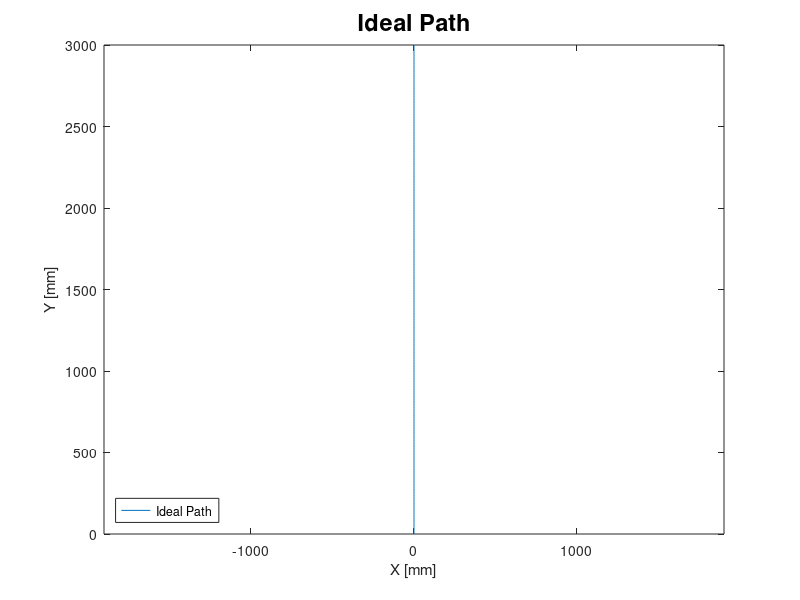
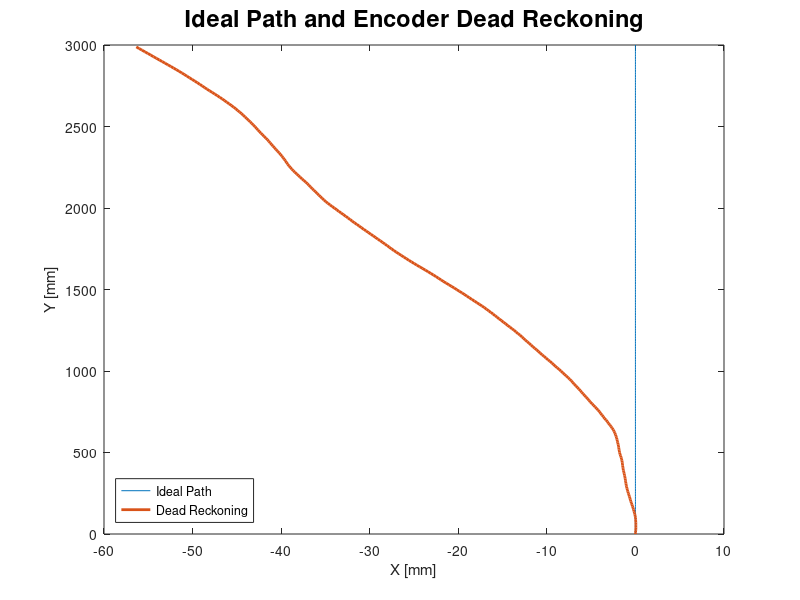
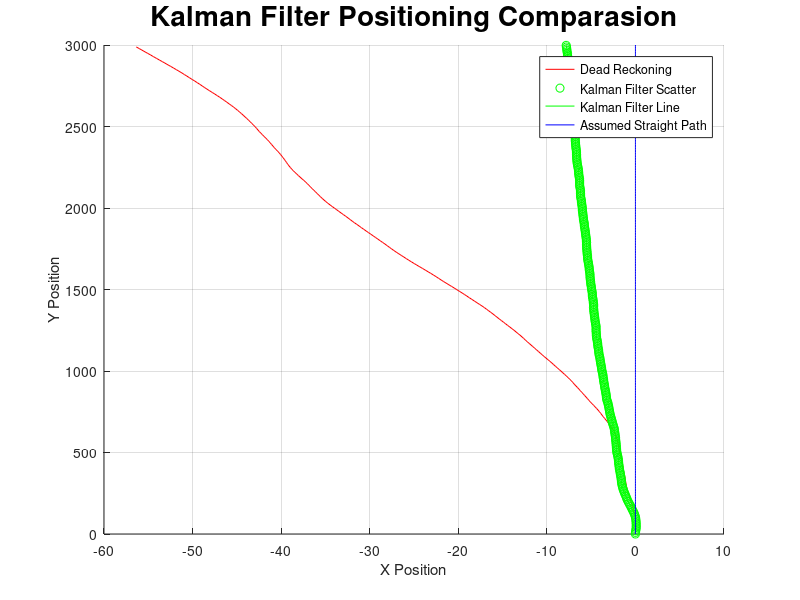

These charts were generated, in order, by the following MATLAB code:
%% Marvelmind iGPS Encoder Kalman Fliter

close all
clear all




%% Variables
l = 50;                     % Axle length
r = 10;                     % Wheel radius
C = 2*pi*r;                 % Wheel circumference
v = 100;                    % 20mm/s max linear velocity
w = 2*v/l;                  % Angular speed when rotating
fs = 200;                   % 200 Hz speed sampling
fs_enc = 10;                % 10 Hz encoder sampling
dtEnc = 1/fs_enc;           % Encoder timestep
encVar = 0.5;               % Encoder Variance
sim_length = 3000;          % Straight line length
t_len = sim_length/v;       % Time moving along raster length

gyroThetaVar = 0.2*pi/180;         % Variance of Gyroscope measurment

X0 = 0;
Y0 = 0;
Theta0 = 90*pi/180;


%% Functions 
% Velocity
theta_dot_v = @(vr, vl) (1/l)*(vr - vl)*dtEnc;
X_dot_v = @(vr, vl, theta) (vr/2 + vl/2)*cos(theta + (theta_dot_v(vr, vl)/2))*dtEnc; 
Y_dot_v = @(vr, vl, theta) (vr/2 + vl/2)*sin(theta + (theta_dot_v(vr, vl)/2))*dtEnc;

%X_dot_v = @(vr, vl, theta) (vr/2 + vl/2)*cos(theta)*dtEnc; 
%Y_dot_v = @(vr, vl, theta) (vr/2 + vl/2)*sin(theta)*dtEnc;

enc_noise = @(encVar) sqrt(encVar)*randn(1);


%% Initialise 
X = X0;
Y = Y0;
Theta = Theta0;


%% Simulate and Plot Ideal Data
count = 1;
XIdeal(count,:) = X;
YIdeal(count,:) = Y;
ThetaIdeal(count,:) = Theta0;
%% Generate Simulated Robot Wheel Speeds

while Y < sim_length
    
    count = count + 1;
    Y = Y + Y_dot_v(v, v, Theta0);
    X = X + X_dot_v(v, v, Theta0);
    XIdeal(count,:) = X;
    YIdeal(count,:) = Y;
    ThetaIdeal(count,:) = Theta0;
    speeds(count,:) = [v v];
        
end

figure
plot(XIdeal,YIdeal)
axis equal
xlabel('X [mm]')
ylabel('Y [mm]')
title('Ideal Path','fontsize',17)
legend('Ideal Path','location','southwest')

%% Dead Reckoning

for i = 1: length(speeds)
encError(i,1) = enc_noise(encVar);
encError(i,2) = enc_noise(encVar);
end

lwv_e = (speeds(:,2) + encError(:,2));
rwv_e = (speeds(:,1) + encError(:,1));

% Reinitialise and Plot
xt = X0;
yt = Y0;
theta = Theta0;

figure
axis equal

for ii = 1:length(rwv_e)
    pose_noise_v(ii,1:4) = [xt, yt, 0, theta];
    
    xt = pose_noise_v(ii,1) + X_dot_v(rwv_e(ii),lwv_e(ii), pose_noise_v(ii,4)); 
    yt = pose_noise_v(ii,2) + Y_dot_v(rwv_e(ii),lwv_e(ii), pose_noise_v(ii,4)); 
    theta = pose_noise_v(ii,4) + (theta_dot_v(rwv_e(ii), lwv_e(ii))/2);
    
end

plot(XIdeal, YIdeal,pose_noise_v(:,1), pose_noise_v(:,2), 'linewidth',2)
xlabel('X [mm]')
ylabel('Y [mm]')
%axis equal
title('Ideal Path and Encoder Dead Reckoning','fontsize',17)
legend('Ideal Path','Dead Reckoning','location','southwest')

%% Simulate Measurements

for i=1:length(pose_noise_v)
    thetaGyroMeas(i) = Theta0 + rand(1)*gyroThetaVar; 
    
end

thetaGyroMeas = thetaGyroMeas';

%% EKF

R = [gyroThetaVar]; 
    
V = eye(1);

Q = [encVar 0
    0   encVar];

P_ini = zeros(4,4);
P = P_ini;
X_kal = zeros(length(pose_noise_v),4);

% Initial Guess of State

X_hat_prev = [X0, Y0, 0, Theta0]; 

X_hat_minus_plot = zeros(length(pose_noise_v),4);

X_hat_prev(1) = X0;
X_hat_prev(2) = Y0;
X_hat_prev(3) = 0;
X_hat_prev(4) = Theta0;

X_kal(1,1:4) = [X_hat_prev(1) X_hat_prev(2) X_hat_prev(3) X_hat_prev(4)];


for i = 1:length(rwv_e)
      
       
    X_hat_minus = [X_hat_prev(1) + X_dot_v(rwv_e(i),lwv_e(i),X_hat_prev(4))
                   X_hat_prev(2) + Y_dot_v(rwv_e(i),lwv_e(i),X_hat_prev(4))
                   X_hat_prev(3)
                   X_hat_prev(4) + theta_dot_v(rwv_e(i),lwv_e(i))   ];
    

    
    A = [1  0   0   -(dtEnc/2)*(rwv_e(i) + lwv_e(i))*sin(X_hat_prev(4))
        0   1   0  (dtEnc/2)*(rwv_e(i) + lwv_e(i))*cos(X_hat_prev(4))
        0   0   1   0
        0   0   0   1];
    
    W = [(dtEnc/2)*cos(X_hat_prev(4))  (dtEnc/2)*cos(X_hat_prev(4))
        (dtEnc/2)*sin(X_hat_prev(4)) (dtEnc/2)*sin(X_hat_prev(4))
        0   0
        ( dtEnc/l)     (dtEnc/l)];
      
    
    % Measurment Jacobian
    H = [   0 0 0 1   ];
    
        
    z = [thetaGyroMeas(i)]; % Use the previous X position
         

  
    
    h_0 = H*X_hat_minus; %% from online presentation???
    
   % Kalman Filter Implimentation
     
   P = A*P*A' + W*Q*W'; 
  
   K = P*H'*inv(H*P*H' + V*R*V'); %%%%%
   
   %EKF Correction
   X_hat = X_hat_minus  + K*(z - h_0);
   
   X_kal(i,1:4) = X_hat(1:4)';
   
   P = (eye(4)-K*H)*P; 
   
   X_hat_prev = X_hat;

    
end

% 
% figure
% plot(X_kal(:,1),X_kal(:,2))



figure
hold on

plot(pose_noise_v(:,1), pose_noise_v(:,2),'r')
scatter(X_kal(:,1),X_kal(:,2),'g')
plot(X_kal(:,1),X_kal(:,2),'g')
plot(XIdeal, YIdeal,'b')

title('Kalman Filter Positioning Comparasion','FontSize', 20)
xlabel('X Position')
ylabel('Y Position')
legend('Dead Reckoning','Kalman Filter Scatter','Kalman Filter Line','Assumed Straight Path','GPS Measurment','Bestoutside', 'Location', 'northeast')

grid on

